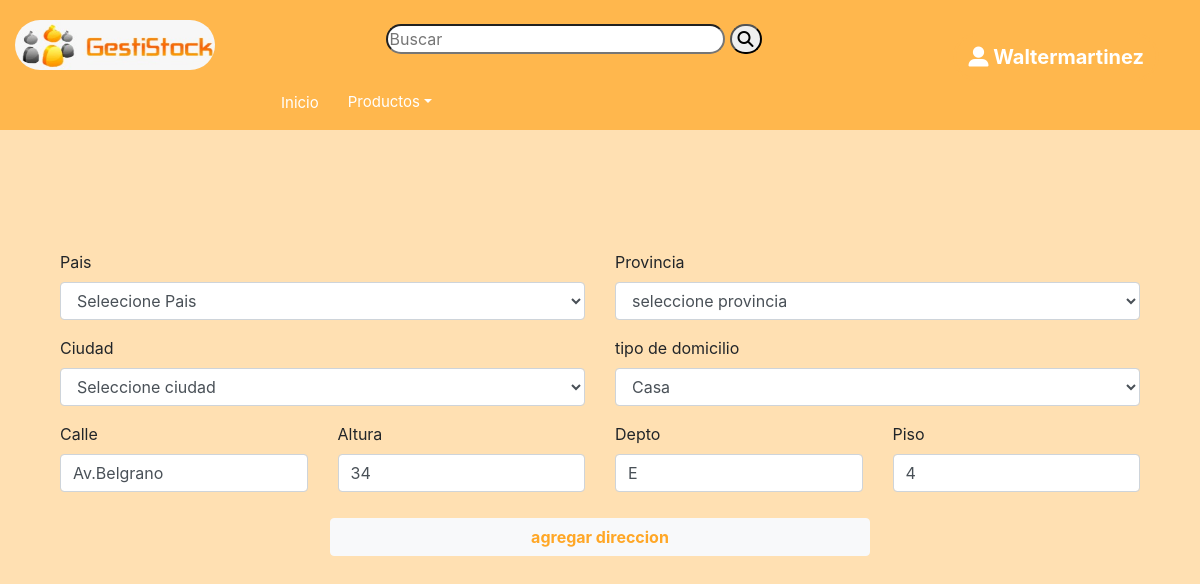
Page /ModDomicilioCompra.php?idDireccion=38 (signed in) on the committed database.
### tables this page shows
CREATE TABLE `direcciones` (
  `idDireccion` int(11) NOT NULL,
  `idCiudad` int(11) NOT NULL,
  `idPersona` int(11) NOT NULL,
  `idTipoDomicilio` int(11) NOT NULL,
  `calle` varchar(45) DEFAULT NULL,
  `altura` int(11) DEFAULT NULL,
  `dpto` varchar(45) DEFAULT NULL,
  `piso` varchar(45) DEFAULT NULL
);

### ModDomicilioCompra.php (the view, shortened to what this page needs)
<?php
require("header.php");
?>
<div class="row">
<div class="container">
<?php
$select5=mysqli_query($conexion,"SELECT idTipoDomicilio,descripcion FROM tiposdomicilios ORDER BY descripcion ASC");
?>
 <?php
if(isset($_GET['idDireccion'])){
    $idDireccion=$_GET['idDireccion'];
    $select=mysqli_query($conexion,"SELECT * FROM direcciones WHERE idDireccion=$idDireccion");
    while($r=mysqli_fetch_array($select)){
?>
    <div class="col-md-12" style="padding-top:120px">
                      <form action="direccionesClientes.php" method="POST">
                         <div class="row">
                            <div class="col-md-6">
                              <div class="form-group">
                                <label>Pais</label>
                                <select class="form-control" id="cbxpais" name="cbxpais">
               	                  <option>Seleecione Pais</option>
                                </select>
                              </div>
                              <div class="form-group">
                                <label>Ciudad</label>
                                <select class="form-control" id="cbxciudad" name="cbxciudad">
                                   <option>Seleccione ciudad</option>
                                </select>
                              </div>
                              <div class="row">
                                <div class="form-group col-md-6">
                                  <label>Calle</label>
                                  <input type="text" class="form-control" name="calle" id="calle" value="<?php echo $r['calle'];?>"  placeholder="ingrese calle">
                                </div>
                                <div class="form-group col-md-6">
                                  <label>Altura</label>
                                  <input type="text" class="form-control" name="altura" id="altura" value="<?php echo $r['altura'];?>" placeholder="ingrese altura">
                                </div>
                              </div>
                            </div>
                            <div class="col-md-6">
                               <div class="form-group">
                                  <label>Provincia</label>
                                  <select class="form-control" id="cbxprovincia" name="cbxprovincia">
                                     <option>seleccione provincia</option>
                                  </select>
                               </div>
                               <div class="form-group">
                                  <label>tipo de domicilio</label>
                                  <select class="form-control" id="tipodomicilio" name="tipodomicilio">
                                    <?php while ($rsTP = $select5->fetch_assoc()){?>
                                       <option value="<?php echo $rsTP['idTipoDomicilio']; ?>"><?php echo $rsTP['descripcion'];?></option>
                                    <?php } ?>
                                  </select>
                               </div>
                               <div class="row">
                                  <div class="form-group col-md-6">
                                     <label>Depto</label>
                                     <input type="text" class="form-control" name="dpto" id="dpto" value="<?php echo $r['dpto'];?>" placeholder="ingrese departamento">
                                  </div>
                                  <div class="form-group col-md-6">
                                     <label>Piso</label>
                                     <input type="text" class="form-control" name="piso" id="piso" value="<?php echo $r['piso'];?>" placeholder="ingrese piso">
                                  </div>
                               </div>
                            </div>
                            <div class="col-md-12" align="center">
                            <button style="width: 50%;" name="direcciones" value="direcciones" id="btn2" class="btn btn-light">agregar direccion</button>
                            </div>
                         </div>
                      </form>
                   </div>
<?php
    }
}
?>
</div>
</div>

### rows in the picture
direcciones: calle "Av.Belgrano", altura "34", dpto "E", piso "4"

### other values in the picture
$nombre_usuario "Waltermartinez"
form field tipodomicilio "Casa"
